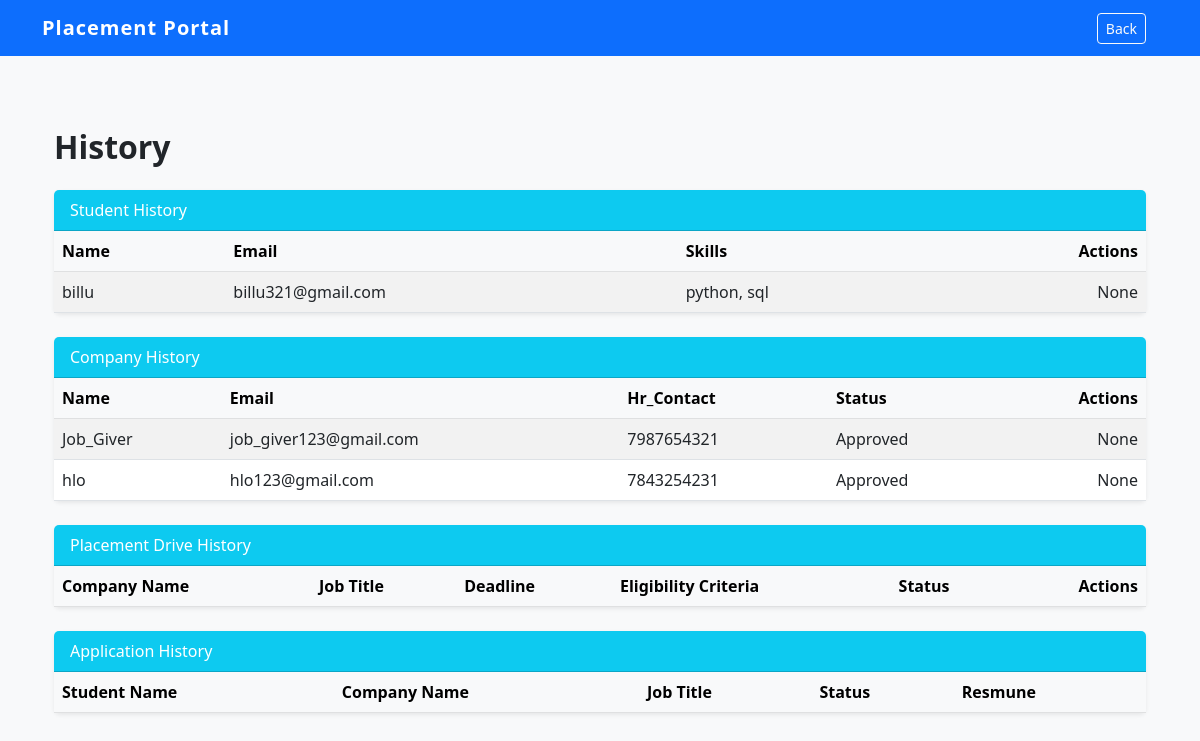
Page /view_history (signed in) on the earlier database version.
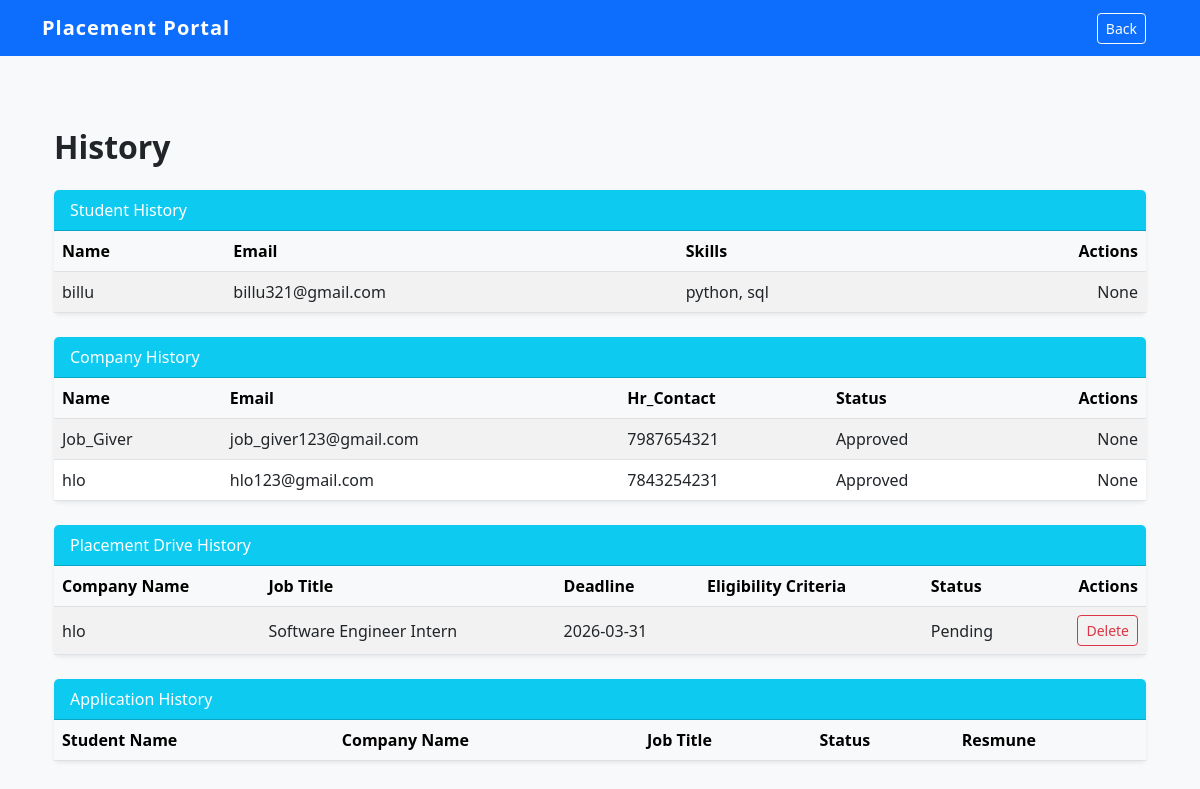
Same page on the later database version.
### models.py (models this page shows)
class Student(db.Model):
    id = db.Column(db.Integer, primary_key=True)
    name = db.Column(db.String(50), nullable=False)
    email = db.Column(db.String(100), unique=True, nullable=False)
    password = db.Column(db.String(50), unique=True, nullable=False)
    skills = db.Column(db.String(200))
    resume_path = db.Column(db.String(200))
    is_active = db.Column(db.Boolean, default=True)
    applications = db.relationship('Application', backref='student', lazy=True, cascade="all, delete-orphan")

class Company(db.Model):
    id = db.Column(db.Integer, primary_key=True)
    name = db.Column(db.String(100), unique=True, nullable=False)
    email = db.Column(db.String(100), unique=True, nullable=False)
    password = db.Column(db.String(50), unique=True, nullable=False)
    website = db.Column(db.String(100))
    hr_contact = db.Column(db.String(15))
    description = db.Column(db.Text)
    status = db.Column(db.String(20), default='Pending')
    is_active = db.Column(db.Boolean, default=True)
    drives = db.relationship('PlacementDrive', backref='company', lazy=True, cascade="all, delete-orphan")

class PlacementDrive(db.Model):
    id = db.Column(db.Integer, primary_key=True)
    job_title = db.Column(db.String(100), nullable=False)
    description = db.Column(db.Text)
    eligibility= db.Column(db.Text)
    deadline = db.Column(db.String(20))
    status = db.Column(db.String(20), default='Pending')
    is_active = db.Column(db.Boolean, default=True)
    company_id = db.Column(db.Integer, db.ForeignKey('company.id'), nullable=False)
    applications = db.relationship('Application', backref='drive', lazy=True, cascade="all, delete-orphan")

### app.py (the view)
@app.route('/view_history')
def view_history():
    if session.get('role') != 'admin':
        return redirect(url_for('login'))
    students = Student.query.all()
    company = Company.query.all()
    drives = PlacementDrive.query.all()
    applications = Application.query.all()
    return render_template('admin/view_history.html', students=students, company=company, drives=drives, applications=applications)

### app.py (called while the page is built)
@app.after_request
def add_header(response):
    response.headers['Cache-Control'] = 'no-store, no-cache, must-revalidate, post-check=0, pre-check=0, max-age=0'
    response.headers['Pragma'] = 'no-cache'
    response.headers['Expires'] = '-1'
    return response

### templates/admin/view_history.html (shortened to what the changed rows need)
{% extends 'base.html' %}
{% block content %}
<div class = "container-fluid py-4">
    <h2 class = "fw-bold mb-4">History</h2>
    <div class = "card shadow-sm mb-4">
        <div class = "card-body p-0">
            <div class = "table-responsive">
                <table class = "table table-striped align-middle mb-0">
                    <thead class = "table-light">
                        <tr>
                            <th>Name</th>
                            <th>Email</th>
                            <th>Skills</th>
                            <th class = "text-end">Actions</th>
                        </tr>
                    </thead>
                    <tbody>
                        {% for s in students %}
                        <tr>
                            <td>{{ s.name }}</td>
                            <td>{{ s.email }}</td>
                            <td>{{ s.skills }}</td>
                            <div class = "d-flex gap-2">
                                <td class = "text-end">
                                    {% if s.is_active %}
                                        <text>None</text>
                                    {% else %}
                                        <a href = "/activate/student/{{s.id}}" class = "btn btn-sm btn-outline-success text-end">Activate</a>
                                        <a href = "/delete/student/{{s.id}}" class = "btn btn-sm btn-outline-danger text-end">Delete</a>
                                    {% endif %}
                                </td>
                        </tr>
                        {% endfor %}
                    </tbody>
                </table>
            </div>
        </div>
    </div>
    <div class = "card shadow-sm mb-4">
        <div class = "card-body p-0">
            <div class = "table-responsive">
                <table class = "table table-striped align-middle mb-0">
                    <thead class = "table-light">
                        <tr>
                            <th>Name</th>
                            <th>Email</th>
                            <th>Hr_Contact</th>
                            <th>Status</th>
                            <th class = "text-end">Actions</th>
                        </tr>
                    </thead>
                    <tbody>
                        {% for c in company %}
                        <tr>
                            <td>{{ c.name }}</td>
                            <td>{{ c.email }}</td>
                            <td>{{ c.hr_contact }}</td>
                            <td>{{ c.status }}</td>
                            <div class = "d-flex gap-2">
                                <td class = "text-end">
                                    {% if c.is_active %}
                                        <text>None</text>
                                    {% else %}
                                        <a href = "/activate/company/{{c.id}}" class = "btn btn-sm btn-outline-success text-end">Activate</a>
                                        <a href = "/delete/company/{{c.id}}" class = "btn btn-sm btn-outline-danger text-end">Delete</a>
                                    {% endif %}
                                </td>
                        </tr>
                        {% endfor %}
                    </tbody>
                </table>
            </div>
        </div>
    </div>
    <div class = "card shadow-sm mb-4">
        <div class = "card-body p-0">
            <div class = "table-responsive">
                <table class = "table table-striped align-middle mb-0">
                    <thead class = "table-light">
                        <tr>
                            <th>Company Name</th>
                            <th>Job Title</th>
                            <th>Deadline</th>
                            <th>Eligibility Criteria</th>
                            <th>Status</th>
                            <th class = "text-end">Actions</th>
                        </tr>
                    </thead>
                    <tbody>
                        {% for d in drives %}
                        <tr>
                            <td>{{ d.company.name }}</td>
                            <td>{{ d.job_title }}</td>
                            <td>{{ d.deadline }}</td>
                            <td>{{ d.eligibility_criteria }}</td>
                            <td>{{ d.status }}</td>
                            <td class = "text-end">
                                <a href = "/delete_drive/{{d.id}}" class = "btn btn-sm btn-outline-danger text-end">Delete</a>
                            </td>
                        </tr>
                        {% endfor %}
                    </tbody>
                </table>
            </div>
        </div>
    </div>
    <div class = "card shadow-sm mb-4">
        <div class = "card-body p-0">
            <div class = "table-responsive">
                <table class = "table table-striped align-middle mb-0">
                    <thead class = "table-light">
                        <tr>
                            <th>Student Name</th>
                            <th>Company Name</th>
                            <th>Job Title</th>
                            <th>Status</th>
                            <th>Resmune</th>
                        </tr>
                    </thead>
                </table>
            </div>
        </div>
{% endblock %}

Differences in the rows shown:
added PlacementDrive: company.name "hlo", job_title "Software Engineer Intern", deadline "2026-03-31", status "Pending"
